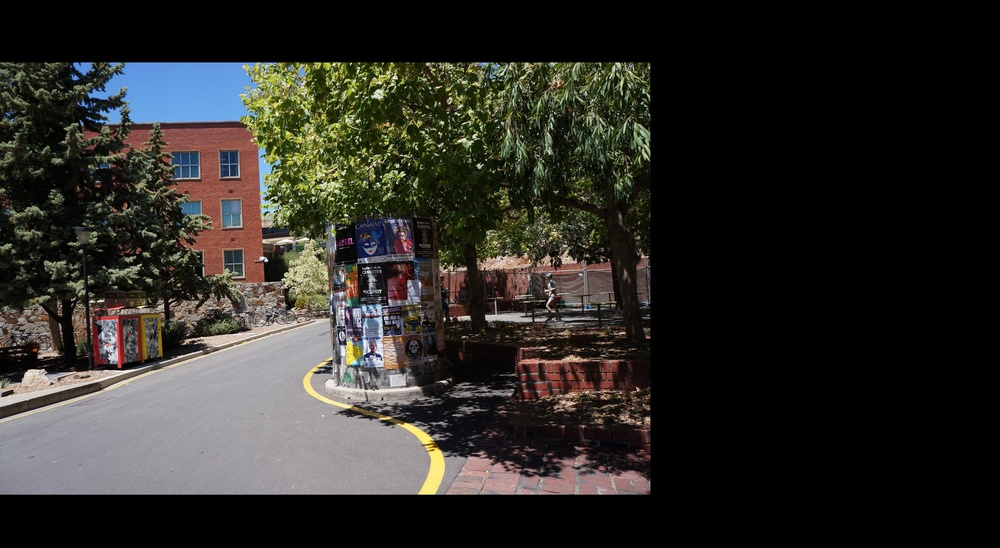
#> input picture TestImage/school/w1.jpg, 1000 x 548 px, shrunk from 3075 x 1685 before the run
$ python utils.py   (older library calls are emulated)
#> lines starting #> are read from the running program, lines starting #| are printed output that depends on the picture; after the words box and inside, x2 and y2 are one past the last pixel; in counts of white or black regions, pixels touching at a corner belong together; long printed decimals are rounded
#> further down, warped_image_1 is the input picture: shape (548, 1000, 3); mean B, G, R 39.3, 43.8, 45.3
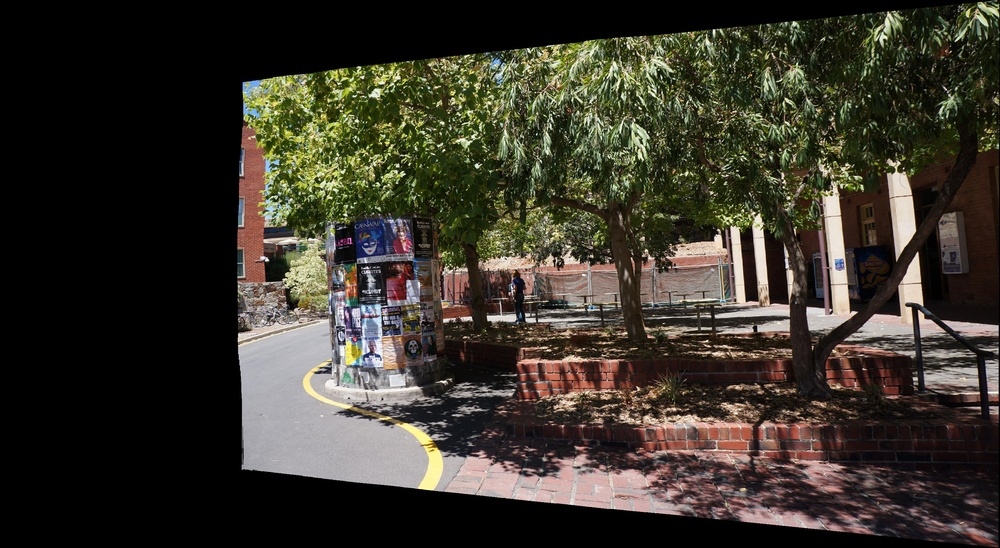
#> input picture TestImage/school/w2.jpg, 1000 x 548 px, shrunk from 3075 x 1685 before the run
#> further down, warped_image_2 is the input picture: shape (548, 1000, 3); mean B, G, R 43.4, 53.4, 57.6
import numpy as np
import cv2


# [8 lines of commented-out code are left out]


def calculate_RMSE(warped_image_1, warped_image_2):
    mask1 = np.array(np.sum(warped_image_1, axis=-1) > 0, dtype=np.uint8)
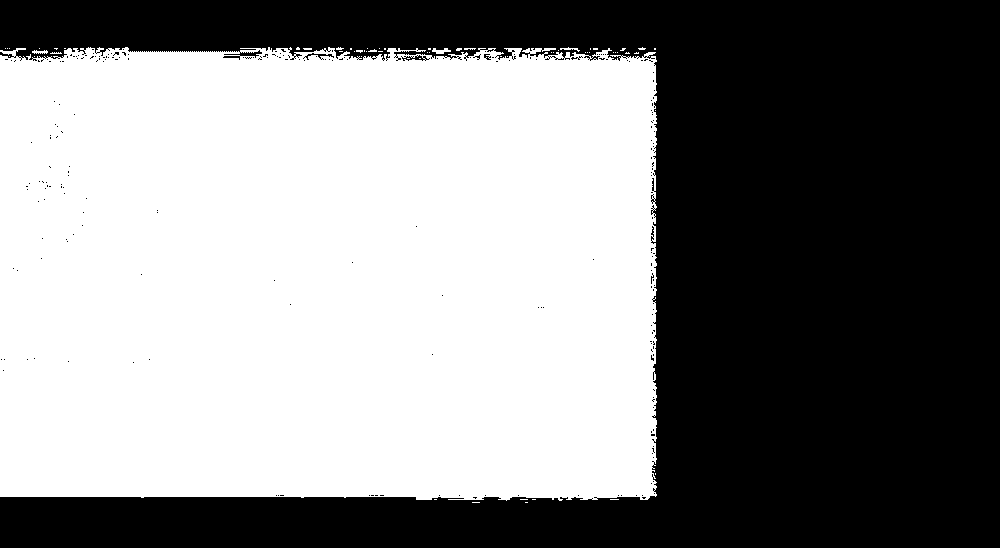
#> mask1: shape (548, 1000); values 0 (black) and 1 (white), 53.1% white; 234 black regions (230 under 20 px), largest, box (x1, y1, x2, y2) and area: (0, 0, 1000, 548) 256301, (401, 55, 430, 61) 79, (303, 53, 334, 60) 65, (484, 54, 491, 60) 26
    mask2 = np.array(np.sum(warped_image_2, axis=-1) > 0, dtype=np.uint8)
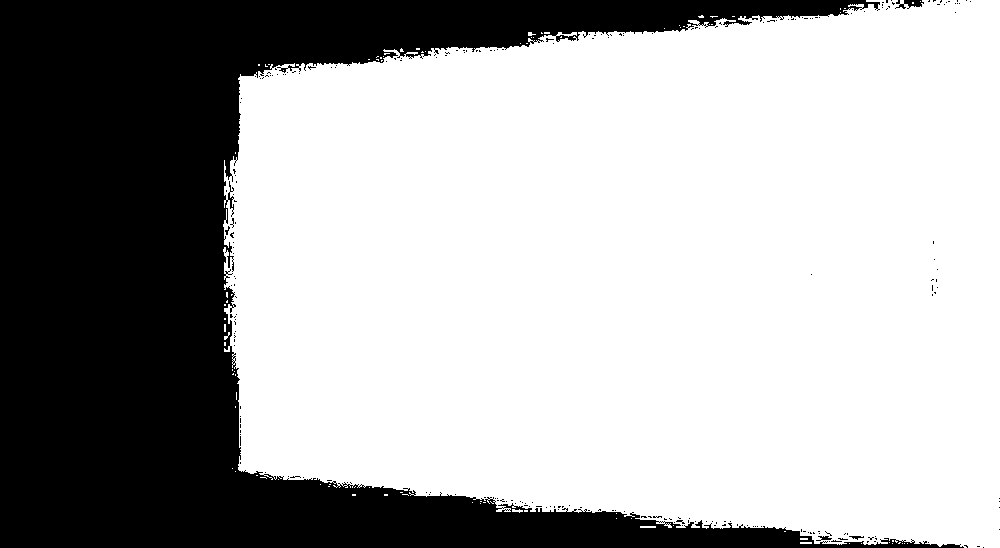
#> mask2: shape (548, 1000); values 0 (black) and 1 (white), 67.1% white; 233 black regions (229 under 20 px), largest, box (x1, y1, x2, y2) and area: (0, 0, 964, 548) 179208, (895, 0, 924, 9) 145, (816, 536, 832, 541) 42, (849, 536, 864, 540) 30
    mask1[mask1 > 0] = 255
    mask2[mask2 > 0] = 255
    ret, mask1 = cv2.threshold(mask1, 200, 255, cv2.THRESH_BINARY)
    ret, mask2 = cv2.threshold(mask2, 200, 255, cv2.THRESH_BINARY)

    overlap_mask = np.array(mask1 & mask2, dtype=np.uint8)
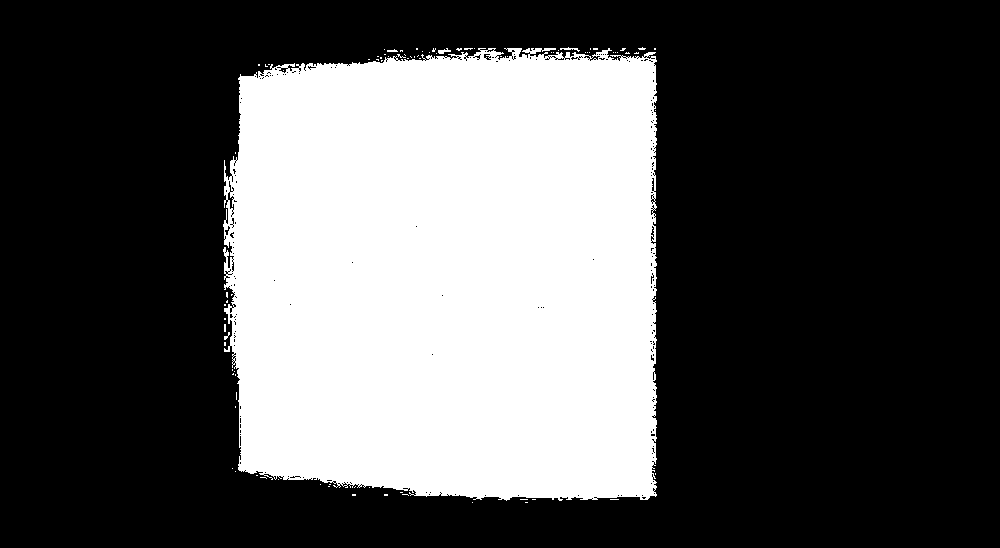
#> overlap_mask: shape (548, 1000); 33.2% white; 86 white regions (81 under 20 px), largest, box (x1, y1, x2, y2) and area: (223, 48, 657, 501) 181590, (438, 48, 451, 54) 41, (560, 47, 580, 52) 37, (387, 49, 398, 52) 22, (224, 332, 230, 340) 20
    ret, overlap_mask = cv2.threshold(overlap_mask, 200, 255, cv2.THRESH_BINARY)

    # [4 lines of commented-out code are left out]

    count = np.count_nonzero(overlap_mask)
#> count = 182028
    mask1 = np.expand_dims(mask1, axis=-1)
    mask2 = np.expand_dims(mask2, axis=-1)

    overlap_image_1 = mask1 & mask2 & warped_image_1
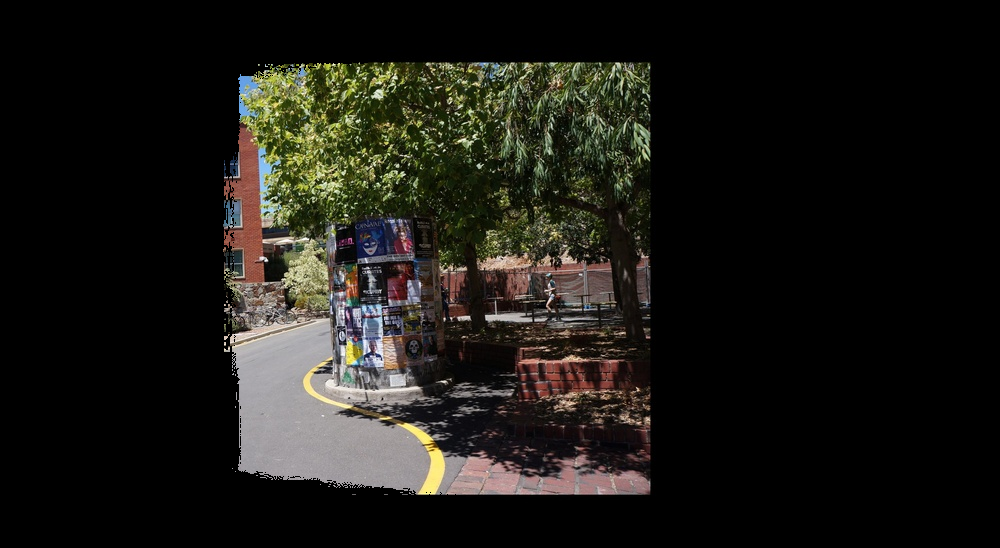
#> overlap_image_1: shape (548, 1000, 3); mean of channels 0, 1, 2 21.6, 26.4, 27.7; drawn as B, G, R
    overlap_image_2 = mask1 & mask2 & warped_image_2
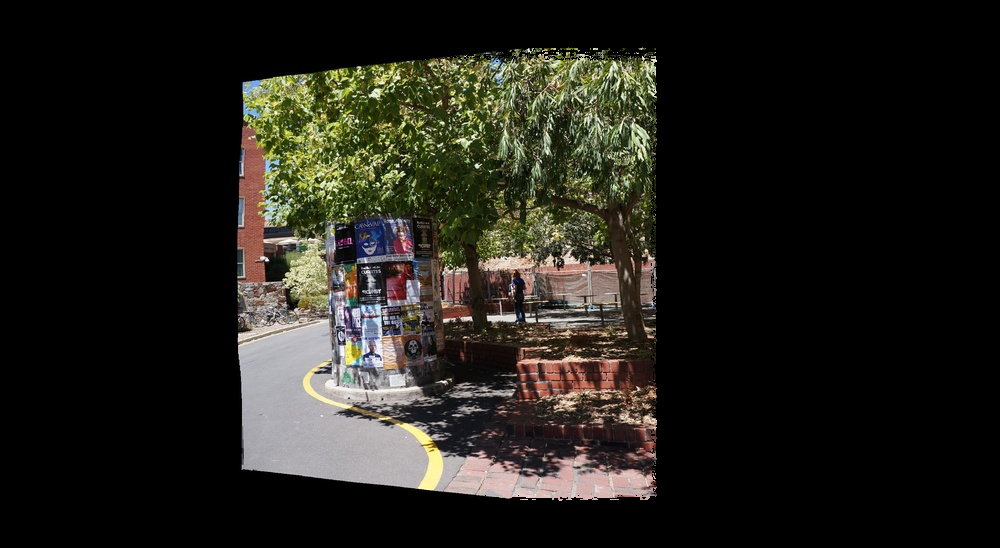
#> overlap_image_2: shape (548, 1000, 3); mean of channels 0, 1, 2 26.3, 32.4, 34; drawn as B, G, R

    distance = np.sqrt(np.sum((overlap_image_1 - overlap_image_2)**2, axis=2))
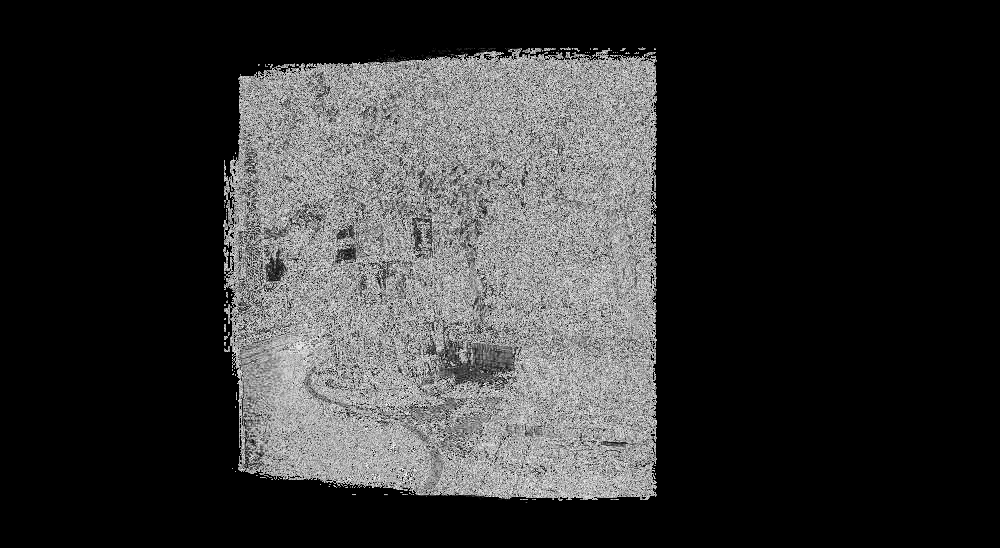
#> distance: shape (548, 1000) float64; min 0, max 27.33, mean 5.5; drawn with min black and max white
    emse = np.sqrt(np.sum(distance)/count)
#> emse = 4.06
    return emse


if __name__ == '__main__':
    warped_image_1 = cv2.imread('./TestImage/school/w1.jpg')
    warped_image_2 = cv2.imread('./TestImage/school/w2.jpg')

    print(calculate_RMSE(warped_image_1, warped_image_2))
#| 4.057


# [81 lines left out: functions global_warp, normalise2dPts, get_mesh, get_vertices, uniform_blend, not called in this run]
